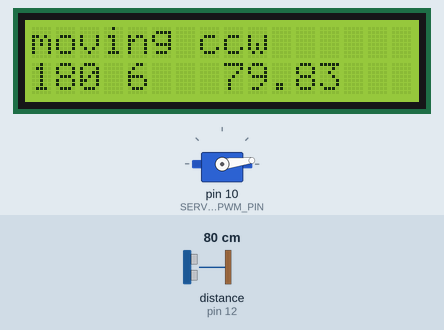
Bench run of a sketch on a simulated Arduino Uno, built with avr-gcc and run on an emulated ATmega328P. On the bench: servo, 16×2 character LCD. Wiring (inferred from the names in the program): ultrasonic range finder: trigger pin 11; echo pin 12. The test bench sets the inputs (shaded band); at power-on: distance to the obstacle (sensor on pin 12) 80 cm. The echo pulse lasts 58.3 µs per cm; what the sketch prints to the serial monitor is not drawn.

Above: at 0.8 s.
0.9 s: distance to the obstacle (sensor on pin 12) set to 2 cm
At 1.4 s:
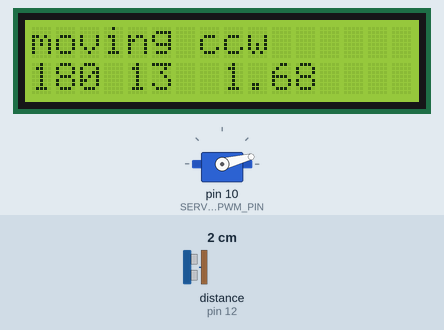
2.6 s: distance to the obstacle (sensor on pin 12) set to 250 cm
At 2.76 s:
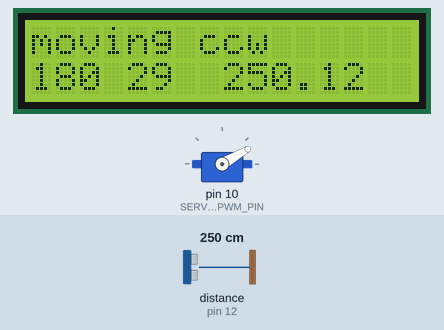
5.5 s: distance to the obstacle (sensor on pin 12) set to 9 cm
At 6.3 s:
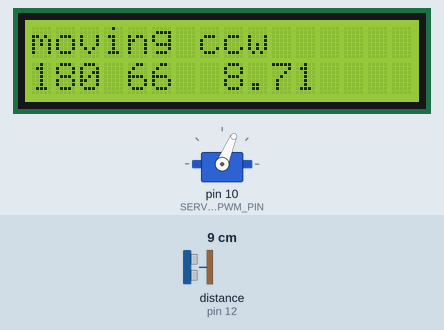
9.1 s: distance to the obstacle (sensor on pin 12) set to 4 cm
At 9.9 s:
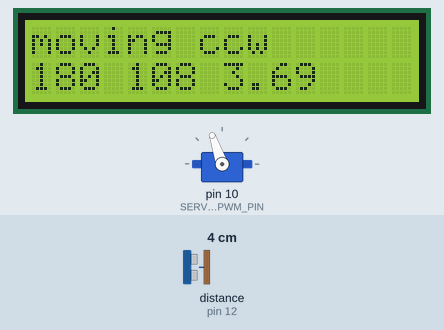
Timing chart, 0 to 17.5 s (numbered marks = the images above; inputs shaded):
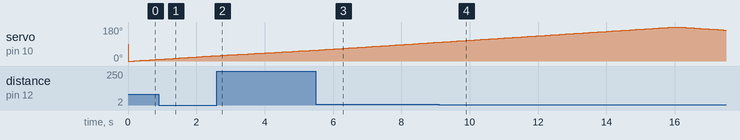

Measured:
- by itself, servo on pin 10 (SERVO_PWM_PIN): rises from 99° to 180° in 6.9 s, then falls to 164° in 1.4 s

The sketch:

serial-cmdr.ino
```cpp
#include <ArduinoJson.h>
#include <Servo.h>
#include <LiquidCrystal.h>

// configuration settings
int SERVO_MIN_ANGLE_DEG = 0;
int SERVO_MAX_ANGLE_DEG = 180;
int SERVO_SWEEP_DELAY_MS = 15; // milliseconds between position steps, -1 for asap

// hardware assignments
const int LCD_RS = 7, LCD_EN = 6, LCD_D4 = 5, LCD_D5 = 4, LCD_D6 = 3, LCD_D7 = 2;
const int SERVO_PWM_PIN = 10;
const int SONAR_TRIGGER_PIN = 11;
const int SONAR_RESPONSE_PIN = 12;

// initialize hardware drivers
Servo servo;
LiquidCrystal lcd(LCD_RS, LCD_EN, LCD_D4, LCD_D5, LCD_D6, LCD_D7);

// set up command data structure
struct command
{
    String raw = "";
    float servo_position_deg = -1;
};

// set up telemetry data structure (global)
struct telemetry
{
    String status;
    command cmd;
    float pos = -1;
    float sense = -1;
    void printToSerial()
    {
        StaticJsonDocument<200> outDoc;
        outDoc["status"] = status;
        outDoc["command"] = cmd.raw;
        outDoc["position"] = pos;
        outDoc["sensor"] = sense;
        serializeJson(outDoc, Serial);
        Serial.println();
        return;
    };
    void printToLcd()
    {
        // Print telemetry to LCD screen
        lcd.begin(16, 2);
        lcd.print(status);
        lcd.setCursor(0, 1);
        lcd.print((int)cmd.servo_position_deg);
        lcd.setCursor(4, 1);
        lcd.print((int)pos);
        lcd.setCursor(8, 1);
        lcd.print(sense);
        return;
    };
} telem;

void setup()
{
    // Initialize Serial Port
    Serial.begin(115200);
    Serial.setTimeout(1);
    //Define inputs and outputs
    pinMode(SONAR_TRIGGER_PIN, OUTPUT);
    pinMode(SONAR_RESPONSE_PIN, INPUT);
    servo.attach(SERVO_PWM_PIN);
    // digitalWrite(LED_BUILTIN, LOW); // turn the LED off by making the voltage LOW

    // wave hello
    telem.status = "initializing";
    telem.sense = readSonarCm(SONAR_TRIGGER_PIN, SONAR_RESPONSE_PIN);
    moveServo(SERVO_MAX_ANGLE_DEG);
    moveServo(SERVO_MIN_ANGLE_DEG);
}

void loop()
{
    command cmd;
    telem.cmd = cmd;
    telem.status = "idle";
    telem.sense = readSonarCm(SONAR_TRIGGER_PIN, SONAR_RESPONSE_PIN);
    if (Serial.available() > 0)
    {
        // Read command from serial input
        String cmdString = Serial.readString();
        cmd = parseCommand(cmdString);
        telem.cmd = cmd;
    }
    telem.printToSerial();
    telem.printToLcd();

    if ((cmd.servo_position_deg != telem.pos) && (cmd.servo_position_deg > 0))
    {
        // move the servo
        moveServo(cmd.servo_position_deg);
    }
    delay(500);
}

command parseCommand(String cmdString)
{
    DynamicJsonDocument inDoc(200);
    deserializeJson(inDoc, cmdString);
    // construct command data structure
    command cmd;
    cmd.servo_position_deg = (float)inDoc["servo_position"];

    // add the interpreted command for debugging
    String parsedCmdString;
    serializeJson(inDoc, parsedCmdString);
    cmd.raw = parsedCmdString;
    return cmd;
}

float readSonarCm(int SONAR_TRIGGER_PIN, int SONAR_RESPONSE_PIN)
{
    /*
        Ultrasonic sensor Pins:
            VCC: +5VDC
            Trig : Trigger (INPUT)
            Echo: Echo (OUTPUT)
            GND: GND
    */
    float duration, cm;
    // The sensor is triggered by a HIGH pulse of 10 or more microseconds.
    // Give a short LOW pulse beforehand to ensure a clean HIGH pulse:
    digitalWrite(SONAR_TRIGGER_PIN, LOW);
    delayMicroseconds(5);
    digitalWrite(SONAR_TRIGGER_PIN, HIGH);
    delayMicroseconds(10);
    digitalWrite(SONAR_TRIGGER_PIN, LOW);

    // Read the signal from the sensor: a HIGH pulse whose
    // duration is the time (in microseconds) from the sending
    // of the ping to the reception of its echo off of an object.
    pinMode(SONAR_RESPONSE_PIN, INPUT);
    duration = pulseIn(SONAR_RESPONSE_PIN, HIGH);

    // Convert the time into a distance
    cm = (duration / 2) / 29.1; // Divide by 29.1 or multiply by 0.0343
    // inches = (duration / 2) / 74; // Divide by 74 or multiply by 0.0135
    return cm;
}

float clamp(float input, float minLimit, float maxLimit)
{
    // clamp the input angle
    if (input < minLimit)
    {
        input = minLimit;
    }
    else if (input > maxLimit)
    {
        input = maxLimit;
    }
    return input;
}

void moveServo(float cmd_pos)
{
    /*
        command the servo to the desired position
    */
    // limit the command to the allowed range
    float angle = telem.pos;
    cmd_pos = clamp(cmd_pos, SERVO_MIN_ANGLE_DEG, SERVO_MAX_ANGLE_DEG);
    telem.cmd.servo_position_deg = cmd_pos;

    if (SERVO_SWEEP_DELAY_MS > 0)
    {
        // sweep servo position to the desired
        if (cmd_pos > angle)
        {
            for (angle; angle <= cmd_pos; angle++)
            {
                telem.status = "moving ccw";
                telem.pos = angle;
                servo.write(angle);
                telem.sense = readSonarCm(SONAR_TRIGGER_PIN, SONAR_RESPONSE_PIN);
                telem.printToSerial();
                telem.printToLcd();
                delay(SERVO_SWEEP_DELAY_MS);
            }
        }
        else if (cmd_pos < angle)
        {
            for (angle; angle >= cmd_pos; angle--)
            {
                telem.status = "moving cw";
                telem.pos = angle;
                telem.sense = readSonarCm(SONAR_TRIGGER_PIN, SONAR_RESPONSE_PIN);
                servo.write(angle);
                telem.printToSerial();
                telem.printToLcd();
                delay(SERVO_SWEEP_DELAY_MS);
            }
        }
    }
    else
    {
        telem.pos = cmd_pos;
        servo.write(cmd_pos);
        telem.sense = readSonarCm(SONAR_TRIGGER_PIN, SONAR_RESPONSE_PIN);
        telem.printToSerial();
        telem.printToLcd();
    }
    return;
}
```
